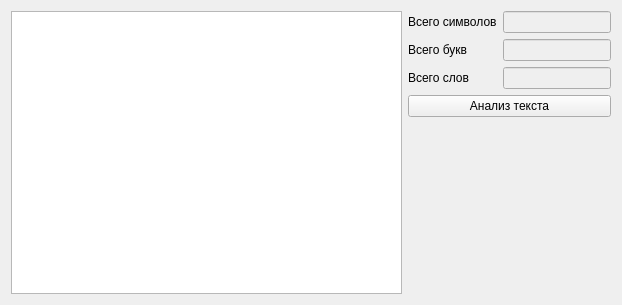
<?xml version="1.0" encoding="UTF-8"?>
<ui version="4.0">
 <class>Form</class>
 <widget class="QWidget" name="Form">
  <property name="geometry">
   <rect>
    <x>0</x>
    <y>0</y>
    <width>622</width>
    <height>305</height>
   </rect>
  </property>
  <property name="windowTitle">
   <string>Анализатор текста</string>
  </property>
  <layout class="QHBoxLayout" name="horizontalLayout">
   <item>
    <widget class="QTextEdit" name="textEdit">
     <property name="sizePolicy">
      <sizepolicy hsizetype="Expanding" vsizetype="Expanding">
       <horstretch>1</horstretch>
       <verstretch>0</verstretch>
      </sizepolicy>
     </property>
    </widget>
   </item>
   <item>
    <layout class="QVBoxLayout" name="verticalLayout" stretch="0,0,0">
     <item>
      <layout class="QFormLayout" name="formLayout">
       <item row="0" column="0">
        <widget class="QLabel" name="label">
         <property name="text">
          <string>Всего символов</string>
         </property>
        </widget>
       </item>
       <item row="0" column="1">
        <widget class="QLineEdit" name="lineEdit">
         <property name="enabled">
          <bool>false</bool>
         </property>
        </widget>
       </item>
       <item row="1" column="0">
        <widget class="QLabel" name="label_2">
         <property name="text">
          <string>Всего букв</string>
         </property>
        </widget>
       </item>
       <item row="1" column="1">
        <widget class="QLineEdit" name="lineEdit_2">
         <property name="enabled">
          <bool>false</bool>
         </property>
        </widget>
       </item>
       <item row="2" column="0">
        <widget class="QLabel" name="label_3">
         <property name="text">
          <string>Всего слов</string>
         </property>
        </widget>
       </item>
       <item row="2" column="1">
        <widget class="QLineEdit" name="lineEdit_3">
         <property name="enabled">
          <bool>false</bool>
         </property>
        </widget>
       </item>
      </layout>
     </item>
     <item>
      <widget class="QPushButton" name="pushButton">
       <property name="text">
        <string>Анализ текста</string>
       </property>
      </widget>
     </item>
     <item>
      <spacer name="verticalSpacer">
       <property name="orientation">
        <enum>Qt::Vertical</enum>
       </property>
       <property name="sizeHint" stdset="0">
        <size>
         <width>20</width>
         <height>40</height>
        </size>
       </property>
      </spacer>
     </item>
    </layout>
   </item>
  </layout>
 </widget>
 <resources/>
 <connections/>
</ui>
